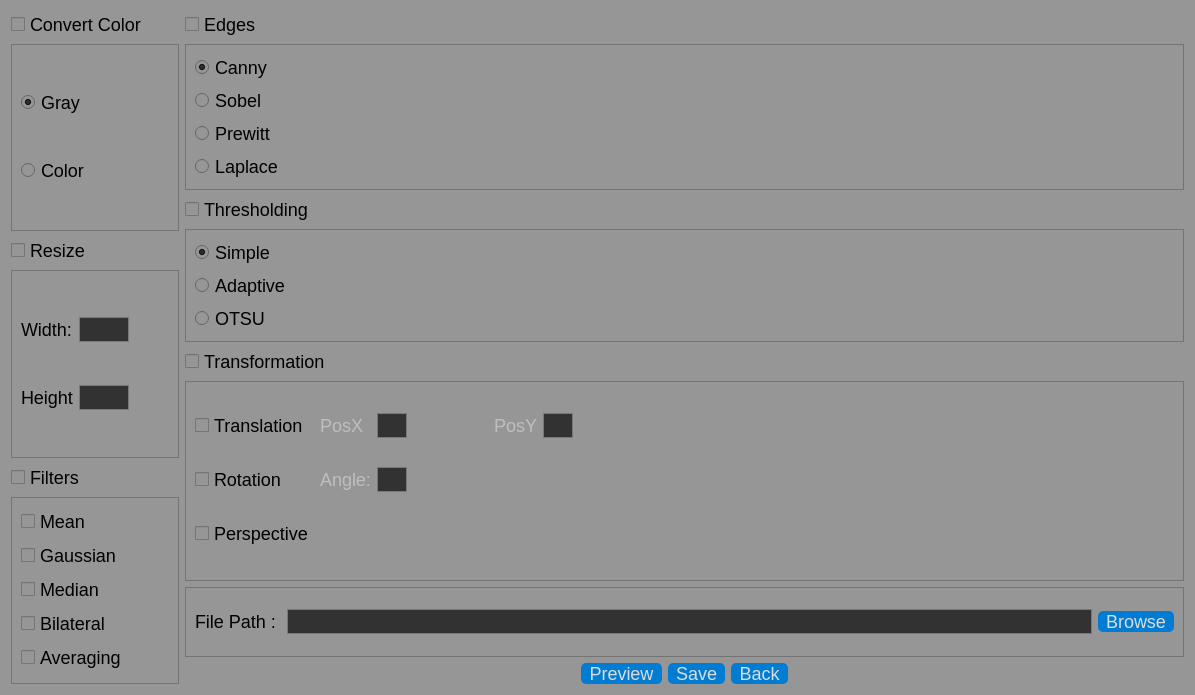
<?xml version="1.0" encoding="UTF-8"?>
<ui version="4.0">
 <class>form_image_processing</class>
 <widget class="QWidget" name="form_image_processing">
  <property name="geometry">
   <rect>
    <x>0</x>
    <y>0</y>
    <width>1195</width>
    <height>695</height>
   </rect>
  </property>
  <property name="windowTitle">
   <string>ImageProcessing</string>
  </property>
  <property name="styleSheet">
   <string notr="true">QWidget{
font-size: 18px;
background-color: rgb(150, 150, 150);
}
QComboBox{
background-color:rgb(50,50,50);
color:rgb(200,200,200)
}
QTreeView{
background-color:rgb(50,50,50);
border:1px solid rgb(25,25,25);
color:rgb(200,200,200)
}
QListView{
background-color:rgb(50,50,50);
border:1px solid rgb(25,25,25);
color:rgb(200,200,200)
}
QLineEdit{
color:rgb(200,200,200);
border:1px solid rgb(120,120,120);
background:rgb(50,50,50);
}
QPushButton {
  padding: 0px 8px;
  text-align: center;
  text-decoration: none;
  outline: none;
  color: rgb(220,220,220);
  background-color: rgb(0,125,210);
  border: none;
  border-radius: 5px;
}

QPushButton:hover {background-color:  rgb(0,172,142);}

QPushButton:hover:pressed {
  background-color: rgb(30,152,122);
}
QScrollBar:vertical {
	border:0px solid;
    background: rgb(50,50,50);
    width: 30px;
}
QScrollBar:horizontal {
	border:0px solid;
    background: rgb(50,50,50);
    height: 30px;
}
QScrollBar::handle:vertical {
    background: rgb(80,80,80);
	width:10px;
	margin:10px;
	border-radius:5px;
	min-height:30px;
}
QScrollBar::handle:horizontal {
    background: rgb(80,80,80);
	height:10px;
	margin:10px;
	border-radius:5px;
	min-width:30px;
}
QScrollBar::add-page, QScrollBar::sub-page{
background:none;
}
QScrollBar::add-page:vertical{
width:0px;
}
QScrollBar::sub-page:vertical{
width:0px;
}
QScrollBar::add-line:vertical {
width: 0px;
}
QScrollBar::sub-line:vertical {
width: 0px;
}
QScrollBar::add-page:horizontal{
height:0px;
}
QScrollBar::sub-page:horizontal{
height:0px;
}
QScrollBar::add-line:horizontal {
height: 0px;
}
QScrollBar::sub-line:horizontal {
height: 0px;
}
QScrollBar::left-arrow:horizontal, QScrollBar::right-arrow:horizontal {
    width:0px;
 }
QScrollBar::up-arrow:vertical, QScrollBar::down-arrow:vertical{
	height:0px;
}</string>
  </property>
  <layout class="QGridLayout" name="gridLayout_2">
   <item row="0" column="0">
    <layout class="QHBoxLayout" name="horizontalLayout" stretch="0,1">
     <item>
      <layout class="QVBoxLayout" name="verticalLayout_12">
       <item>
        <layout class="QVBoxLayout" name="verticalLayout_5">
         <item>
          <widget class="QCheckBox" name="cb_cvt_color">
           <property name="text">
            <string>Convert Color</string>
           </property>
          </widget>
         </item>
         <item>
          <widget class="QFrame" name="frame_cvt_color">
           <property name="minimumSize">
            <size>
             <width>0</width>
             <height>30</height>
            </size>
           </property>
           <property name="frameShape">
            <enum>QFrame::StyledPanel</enum>
           </property>
           <property name="frameShadow">
            <enum>QFrame::Raised</enum>
           </property>
           <layout class="QVBoxLayout" name="verticalLayout_7">
            <item>
             <widget class="QRadioButton" name="rb_gray">
              <property name="text">
               <string>Gray</string>
              </property>
              <property name="checked">
               <bool>true</bool>
              </property>
             </widget>
            </item>
            <item>
             <widget class="QRadioButton" name="rb_color">
              <property name="text">
               <string>Color</string>
              </property>
             </widget>
            </item>
           </layout>
          </widget>
         </item>
        </layout>
       </item>
       <item>
        <layout class="QVBoxLayout" name="verticalLayout_2">
         <item>
          <widget class="QCheckBox" name="cb_resize">
           <property name="text">
            <string>Resize</string>
           </property>
          </widget>
         </item>
         <item>
          <widget class="QFrame" name="frame_resize">
           <property name="frameShape">
            <enum>QFrame::StyledPanel</enum>
           </property>
           <property name="frameShadow">
            <enum>QFrame::Raised</enum>
           </property>
           <layout class="QGridLayout" name="gridLayout">
            <item row="1" column="1">
             <widget class="QLineEdit" name="le_height">
              <property name="maximumSize">
               <size>
                <width>50</width>
                <height>16777215</height>
               </size>
              </property>
             </widget>
            </item>
            <item row="1" column="0">
             <widget class="QLabel" name="label_3">
              <property name="text">
               <string>Height</string>
              </property>
             </widget>
            </item>
            <item row="0" column="0">
             <widget class="QLabel" name="label_2">
              <property name="text">
               <string>Width:</string>
              </property>
             </widget>
            </item>
            <item row="0" column="1">
             <widget class="QLineEdit" name="le_width">
              <property name="maximumSize">
               <size>
                <width>50</width>
                <height>16777215</height>
               </size>
              </property>
             </widget>
            </item>
            <item row="0" column="2">
             <spacer name="horizontalSpacer_5">
              <property name="orientation">
               <enum>Qt::Horizontal</enum>
              </property>
              <property name="sizeHint" stdset="0">
               <size>
                <width>40</width>
                <height>20</height>
               </size>
              </property>
             </spacer>
            </item>
            <item row="1" column="2">
             <spacer name="horizontalSpacer_6">
              <property name="orientation">
               <enum>Qt::Horizontal</enum>
              </property>
              <property name="sizeHint" stdset="0">
               <size>
                <width>40</width>
                <height>20</height>
               </size>
              </property>
             </spacer>
            </item>
           </layout>
          </widget>
         </item>
        </layout>
       </item>
       <item>
        <layout class="QVBoxLayout" name="verticalLayout_6">
         <item>
          <widget class="QCheckBox" name="cb_filters">
           <property name="text">
            <string>Filters</string>
           </property>
          </widget>
         </item>
         <item>
          <widget class="QFrame" name="frame_filters">
           <property name="frameShape">
            <enum>QFrame::StyledPanel</enum>
           </property>
           <property name="frameShadow">
            <enum>QFrame::Raised</enum>
           </property>
           <layout class="QVBoxLayout" name="verticalLayout">
            <item>
             <widget class="QCheckBox" name="cb_mean">
              <property name="text">
               <string>Mean</string>
              </property>
             </widget>
            </item>
            <item>
             <widget class="QCheckBox" name="cb_gaussian">
              <property name="text">
               <string>Gaussian</string>
              </property>
             </widget>
            </item>
            <item>
             <widget class="QCheckBox" name="cb_median">
              <property name="text">
               <string>Median</string>
              </property>
             </widget>
            </item>
            <item>
             <widget class="QCheckBox" name="cb_bilateral">
              <property name="text">
               <string>Bilateral</string>
              </property>
             </widget>
            </item>
            <item>
             <widget class="QCheckBox" name="cb_averaging">
              <property name="text">
               <string>Averaging</string>
              </property>
             </widget>
            </item>
           </layout>
          </widget>
         </item>
        </layout>
       </item>
      </layout>
     </item>
     <item>
      <layout class="QVBoxLayout" name="verticalLayout_8">
       <item>
        <layout class="QVBoxLayout" name="verticalLayout_10">
         <item>
          <widget class="QCheckBox" name="cb_edges">
           <property name="enabled">
            <bool>true</bool>
           </property>
           <property name="text">
            <string>Edges</string>
           </property>
          </widget>
         </item>
         <item>
          <widget class="QFrame" name="frame_edges">
           <property name="frameShape">
            <enum>QFrame::StyledPanel</enum>
           </property>
           <property name="frameShadow">
            <enum>QFrame::Raised</enum>
           </property>
           <layout class="QVBoxLayout" name="verticalLayout_9">
            <item>
             <widget class="QRadioButton" name="rb_canny">
              <property name="text">
               <string>Canny</string>
              </property>
              <property name="checked">
               <bool>true</bool>
              </property>
             </widget>
            </item>
            <item>
             <widget class="QRadioButton" name="rb_sobel">
              <property name="text">
               <string>Sobel</string>
              </property>
             </widget>
            </item>
            <item>
             <widget class="QRadioButton" name="rb_prewitt">
              <property name="text">
               <string>Prewitt</string>
              </property>
             </widget>
            </item>
            <item>
             <widget class="QRadioButton" name="rb_laplace">
              <property name="text">
               <string>Laplace</string>
              </property>
             </widget>
            </item>
           </layout>
          </widget>
         </item>
        </layout>
       </item>
       <item>
        <layout class="QVBoxLayout" name="verticalLayout_4">
         <item>
          <layout class="QVBoxLayout" name="verticalLayout_14">
           <item>
            <widget class="QCheckBox" name="cb_thresholding">
             <property name="enabled">
              <bool>true</bool>
             </property>
             <property name="text">
              <string>Thresholding</string>
             </property>
            </widget>
           </item>
           <item>
            <widget class="QFrame" name="frame_thresholding">
             <property name="frameShape">
              <enum>QFrame::StyledPanel</enum>
             </property>
             <property name="frameShadow">
              <enum>QFrame::Raised</enum>
             </property>
             <layout class="QVBoxLayout" name="verticalLayout_13">
              <item>
               <widget class="QRadioButton" name="rb_simple">
                <property name="text">
                 <string>Simple</string>
                </property>
                <property name="checked">
                 <bool>true</bool>
                </property>
               </widget>
              </item>
              <item>
               <widget class="QRadioButton" name="rb_adaptive">
                <property name="text">
                 <string>Adaptive</string>
                </property>
               </widget>
              </item>
              <item>
               <widget class="QRadioButton" name="rb_otsu">
                <property name="text">
                 <string>OTSU</string>
                </property>
               </widget>
              </item>
             </layout>
            </widget>
           </item>
          </layout>
         </item>
         <item>
          <layout class="QVBoxLayout" name="verticalLayout_16">
           <item>
            <widget class="QCheckBox" name="cb_transformation">
             <property name="text">
              <string>Transformation</string>
             </property>
            </widget>
           </item>
           <item>
            <widget class="QFrame" name="frame_transformation">
             <property name="minimumSize">
              <size>
               <width>0</width>
               <height>200</height>
              </size>
             </property>
             <property name="frameShape">
              <enum>QFrame::StyledPanel</enum>
             </property>
             <property name="frameShadow">
              <enum>QFrame::Raised</enum>
             </property>
             <layout class="QGridLayout" name="gridLayout_4">
              <item row="0" column="13">
               <spacer name="horizontalSpacer_9">
                <property name="orientation">
                 <enum>Qt::Horizontal</enum>
                </property>
                <property name="sizeHint" stdset="0">
                 <size>
                  <width>40</width>
                  <height>20</height>
                 </size>
                </property>
               </spacer>
              </item>
              <item row="0" column="0">
               <widget class="QCheckBox" name="cb_translation">
                <property name="text">
                 <string>Translation</string>
                </property>
               </widget>
              </item>
              <item row="1" column="4">
               <spacer name="horizontalSpacer_3">
                <property name="orientation">
                 <enum>Qt::Horizontal</enum>
                </property>
                <property name="sizeHint" stdset="0">
                 <size>
                  <width>22</width>
                  <height>20</height>
                 </size>
                </property>
               </spacer>
              </item>
              <item row="0" column="12">
               <spacer name="horizontalSpacer_10">
                <property name="orientation">
                 <enum>Qt::Horizontal</enum>
                </property>
                <property name="sizeHint" stdset="0">
                 <size>
                  <width>40</width>
                  <height>20</height>
                 </size>
                </property>
               </spacer>
              </item>
              <item row="0" column="7">
               <spacer name="horizontalSpacer_15">
                <property name="orientation">
                 <enum>Qt::Horizontal</enum>
                </property>
                <property name="sizeHint" stdset="0">
                 <size>
                  <width>40</width>
                  <height>20</height>
                 </size>
                </property>
               </spacer>
              </item>
              <item row="0" column="9">
               <spacer name="horizontalSpacer_13">
                <property name="orientation">
                 <enum>Qt::Horizontal</enum>
                </property>
                <property name="sizeHint" stdset="0">
                 <size>
                  <width>40</width>
                  <height>20</height>
                 </size>
                </property>
               </spacer>
              </item>
              <item row="0" column="6">
               <widget class="QLineEdit" name="le_translation_posY">
                <property name="maximumSize">
                 <size>
                  <width>30</width>
                  <height>16777215</height>
                 </size>
                </property>
               </widget>
              </item>
              <item row="1" column="3">
               <widget class="QLineEdit" name="le_rotation_angle">
                <property name="maximumSize">
                 <size>
                  <width>30</width>
                  <height>16777215</height>
                 </size>
                </property>
               </widget>
              </item>
              <item row="0" column="5">
               <widget class="QLabel" name="lbl_posY">
                <property name="enabled">
                 <bool>false</bool>
                </property>
                <property name="text">
                 <string>PosY</string>
                </property>
               </widget>
              </item>
              <item row="2" column="0">
               <widget class="QCheckBox" name="cb_perspective">
                <property name="text">
                 <string>Perspective</string>
                </property>
               </widget>
              </item>
              <item row="0" column="3" colspan="2">
               <widget class="QLineEdit" name="le_translation_posX">
                <property name="maximumSize">
                 <size>
                  <width>30</width>
                  <height>16777215</height>
                 </size>
                </property>
               </widget>
              </item>
              <item row="1" column="1" colspan="2">
               <widget class="QLabel" name="lbl_angle">
                <property name="enabled">
                 <bool>false</bool>
                </property>
                <property name="text">
                 <string>Angle:</string>
                </property>
               </widget>
              </item>
              <item row="1" column="0">
               <widget class="QCheckBox" name="cb_rotation">
                <property name="text">
                 <string>Rotation</string>
                </property>
               </widget>
              </item>
              <item row="0" column="8">
               <spacer name="horizontalSpacer_14">
                <property name="orientation">
                 <enum>Qt::Horizontal</enum>
                </property>
                <property name="sizeHint" stdset="0">
                 <size>
                  <width>40</width>
                  <height>20</height>
                 </size>
                </property>
               </spacer>
              </item>
              <item row="0" column="11">
               <spacer name="horizontalSpacer_11">
                <property name="orientation">
                 <enum>Qt::Horizontal</enum>
                </property>
                <property name="sizeHint" stdset="0">
                 <size>
                  <width>40</width>
                  <height>20</height>
                 </size>
                </property>
               </spacer>
              </item>
              <item row="0" column="10">
               <spacer name="horizontalSpacer_12">
                <property name="orientation">
                 <enum>Qt::Horizontal</enum>
                </property>
                <property name="sizeHint" stdset="0">
                 <size>
                  <width>40</width>
                  <height>20</height>
                 </size>
                </property>
               </spacer>
              </item>
              <item row="0" column="14">
               <spacer name="horizontalSpacer_8">
                <property name="orientation">
                 <enum>Qt::Horizontal</enum>
                </property>
                <property name="sizeHint" stdset="0">
                 <size>
                  <width>22</width>
                  <height>20</height>
                 </size>
                </property>
               </spacer>
              </item>
              <item row="0" column="1">
               <widget class="QLabel" name="lbl_posX">
                <property name="enabled">
                 <bool>false</bool>
                </property>
                <property name="text">
                 <string>PosX</string>
                </property>
               </widget>
              </item>
             </layout>
            </widget>
           </item>
          </layout>
         </item>
        </layout>
       </item>
       <item>
        <widget class="QFrame" name="frame_5">
         <property name="frameShape">
          <enum>QFrame::StyledPanel</enum>
         </property>
         <property name="frameShadow">
          <enum>QFrame::Raised</enum>
         </property>
         <layout class="QVBoxLayout" name="verticalLayout_3">
          <item>
           <layout class="QHBoxLayout" name="horizontalLayout_3" stretch="0,0,0">
            <item>
             <widget class="QLabel" name="lbl_image_path">
              <property name="enabled">
               <bool>true</bool>
              </property>
              <property name="text">
               <string>File Path : </string>
              </property>
             </widget>
            </item>
            <item>
             <widget class="QLineEdit" name="le_file_path"/>
            </item>
            <item>
             <widget class="QPushButton" name="btn_browse">
              <property name="text">
               <string>Browse</string>
              </property>
             </widget>
            </item>
           </layout>
          </item>
         </layout>
        </widget>
       </item>
       <item>
        <layout class="QHBoxLayout" name="horizontalLayout_2">
         <item>
          <spacer name="horizontalSpacer">
           <property name="orientation">
            <enum>Qt::Horizontal</enum>
           </property>
           <property name="sizeHint" stdset="0">
            <size>
             <width>40</width>
             <height>20</height>
            </size>
           </property>
          </spacer>
         </item>
         <item>
          <widget class="QPushButton" name="btn_preview">
           <property name="enabled">
            <bool>false</bool>
           </property>
           <property name="maximumSize">
            <size>
             <width>200</width>
             <height>16777215</height>
            </size>
           </property>
           <property name="text">
            <string>Preview</string>
           </property>
          </widget>
         </item>
         <item>
          <widget class="QPushButton" name="btn_save">
           <property name="enabled">
            <bool>false</bool>
           </property>
           <property name="text">
            <string>Save</string>
           </property>
          </widget>
         </item>
         <item>
          <widget class="QPushButton" name="btn_back">
           <property name="text">
            <string>Back</string>
           </property>
          </widget>
         </item>
         <item>
          <spacer name="horizontalSpacer_2">
           <property name="orientation">
            <enum>Qt::Horizontal</enum>
           </property>
           <property name="sizeHint" stdset="0">
            <size>
             <width>40</width>
             <height>20</height>
            </size>
           </property>
          </spacer>
         </item>
        </layout>
       </item>
      </layout>
     </item>
    </layout>
   </item>
  </layout>
 </widget>
 <resources/>
 <connections/>
</ui>
